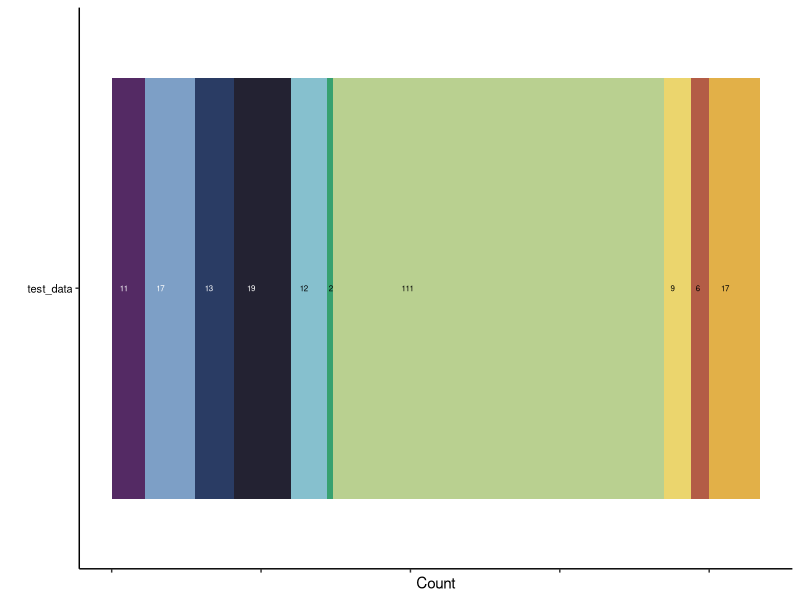

This chart was generated by the following R code:
#-----------------------------------------------------------------------------------------------
# Author: Danielle M. Stevens
# Last Updated: 07/06/2020
# Script Purpose: 
# Inputs: 
# Outputs: 
#-----------------------------------------------------------------------------------------------

######################################################################
#  libraries to load
######################################################################

#load packages
library(readr)
library(tidyverse)
library(ggplot2)
library(ggrepel)

# color code for genera of interest
epitope_colors <- c("#b35c46","#e2b048","#ebd56d","#b9d090","#37a170","#86c0ce","#7d9fc6", "#2a3c64", "#542a64", "#232232")
names(epitope_colors) <- c("crip21","csp22","elf18","flg22","flgII-28","In11","nlp", "pep-25", "pg", "scoop")

receptor_colors <- c("#b35c46","#e2b048","#ebd56d","#b9d090","#37a170","#86c0ce","#7d9fc6", "#2a3c64", "#542a64", "#232232")
names(receptor_colors) <- c("CuRe1","CORE","EFR","FLS2","FLS3","INR","RLP23", "PERU", "RLP42", "MIK2")

######################################################################
#  plot of test data 
######################################################################

test_data <- readr::read_csv(file = "./05_datasets/test_stratify.csv")
test_summary <- test_data %>% group_by(Receptor) %>% summarize(n = n())
test_summary$test_data <- "test_data"

# Combine INR and INR-like counts and remove INR-like
test_summary$n[test_summary$Receptor == "INR"] <- test_summary$n[test_summary$Receptor == "INR"] + 
test_summary$n[test_summary$Receptor == "INR-like"]
test_summary <- test_summary[test_summary$Receptor != "INR-like",]

# plot a stacked bar chart of the number of sequences in each Receptor
test_summary_plot <-ggplot(test_summary, aes(x = test_data, y = n, fill = Receptor)) +
  geom_bar(stat = "identity") +
  geom_text(aes(label = n, color = Receptor),
            size = 2, 
            position = position_stack(vjust = 0.2),
            hjust = -0.2) +
  theme_classic() +
  theme(axis.text.x = element_blank(),
        axis.text.y = element_text(size = 8, color = "black"),
        legend.position = "none") +
  scale_fill_manual(values = receptor_colors) +
  scale_color_manual(values = c(
    "CuRe1" = "black",    # Light color - black text
    "CORE" = "black",     # Light color - black text  
    "EFR" = "black",      # Light color - black text
    "FLS2" = "black",     # Light color - black text
    "FLS3" = "black",     # Light color - black text
    "INR" = "black",      # Light color - black text
    "RLP23" = "white",    # Dark color - white text
    "PERU" = "white",     # Dark color - white text
    "RLP42" = "white",    # Dark color - white text
    "MIK2" = "white"      # Dark color - white text
  )) +
  coord_flip() +
  xlab("") +
  ylab("Count")


ggsave(filename = "./04_Preprocessing_results/test_summary_plot.pdf", plot = test_summary_plot, device = "pdf", dpi = 300, width = 3.2, height = 0.8)